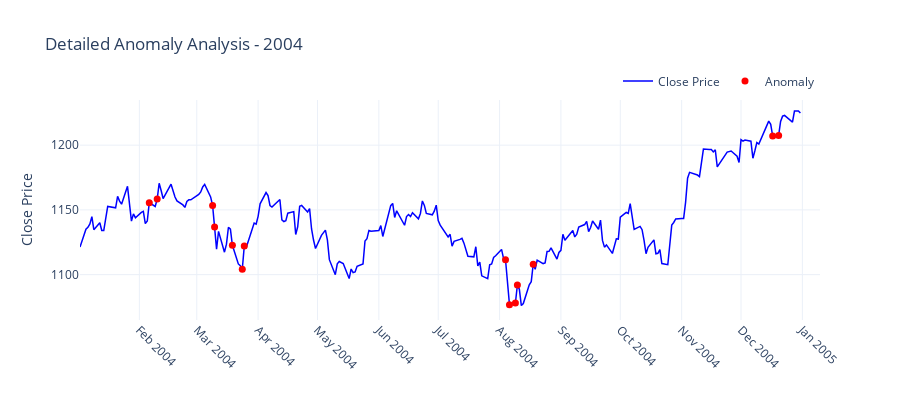
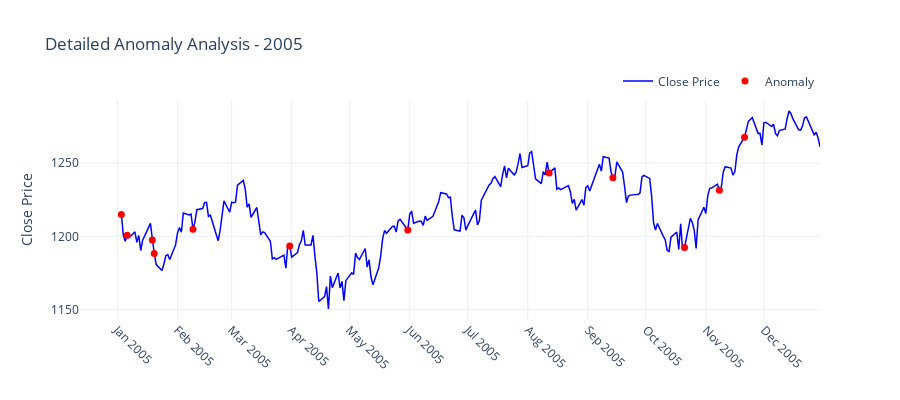
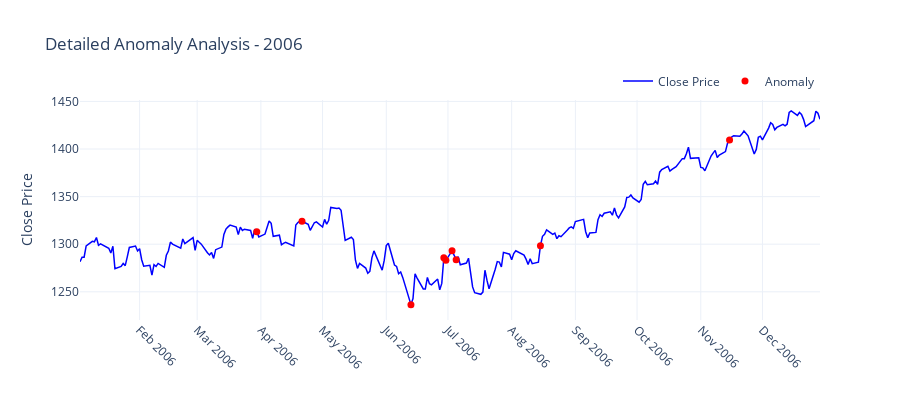
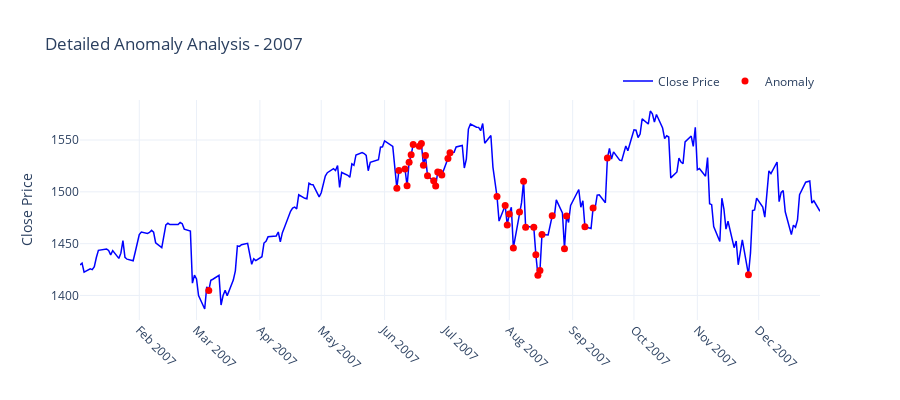

The notebook cell these images were saved under, in order:
### Code cell
import numpy as np
import pandas as pd
from scipy import stats
from plotly.subplots import make_subplots
import plotly.graph_objects as go

def plot_anomalies_by_year(df, anomalies, year):
    # Filter data for the specified year
    year_data = df[df['date'].dt.year == year].copy()

    if len(year_data) == 0:
        print(f"No data available for year {year}")
        return

    # Get the corresponding anomalies for this year's data
    year_indices = year_data.index
    year_anomalies = pd.Series(anomalies, index=df.index).loc[year_indices]

    # Remove extreme outliers using z-score
    z_scores = np.abs(stats.zscore(year_data['close']))
    valid_indices = z_scores < 3
    year_data = year_data[valid_indices]
    year_anomalies = year_anomalies[valid_indices]

    # Identify anomalies
    anomaly_points = year_data[year_anomalies == -1]

    # Calculate dynamic y-axis range
    y_min = year_data['close'].min()
    y_max = year_data['close'].max()
    margin = (y_max - y_min) * 0.1  # 10% margin
    y_range = [y_min - margin, y_max + margin]

    # Create a Plotly figure
    fig = go.Figure()

    # Add stock prices line
    fig.add_trace(go.Scatter(
        x=year_data['date'],
        y=year_data['close'],
        mode='lines',
        name='Close Price',
        line=dict(color='blue', width=1.5)
    ))

    # Add anomalies as scatter points
    if len(anomaly_points) > 0:
        fig.add_trace(go.Scatter(
            x=anomaly_points['date'],
            y=anomaly_points['close'],
            mode='markers',
            name='Anomaly',
            marker=dict(
                color='red',
                size=7
            )
        ))

    # Customize layout
    fig.update_layout(
        title=f'Detailed Anomaly Analysis - {year}',
        height=400,
        template='plotly_white',
        legend=dict(
            orientation="h",
            yanchor="bottom",
            y=1.02,
            xanchor="right",
            x=1
        )
    )

    # Customize axes
    fig.update_xaxes(tickangle=45, tickmode='auto', nticks=20)
    fig.update_yaxes(title_text='Close Price')

    # Show figure
    fig.show()

# Example usage
years = df['date'].dt.year
years = years[(years >= 2004) & (years <= 2024)].unique()

# Plot anomalies for specified years
for year in sorted(years):
    plot_anomalies_by_year(df, train_predictions, year)

### Figure 1 — Plotly figure (JSON) as saved in the notebook; plotly's stock layout.template omitted (floating-point values rounded to 4 significant figures; data arrays with more than 128 entries replaced by an {"elided": "..."} marker saying what was removed)
{"data": [{"line": {"color": "blue", "width": 1.5}, "mode": "lines", "name": "Close Price", "type": "scatter", "x": {"elided": "248 str values"}, "y": {"elided": "248 float values"}}, {"marker": {"color": "red", "size": 7}, "mode": "markers", "name": "Anomaly", "type": "scatter", "x": ["2004-02-06T00:00:00", "2004-02-10T00:00:00", "2004-03-09T00:00:00", "2004-03-10T00:00:00", "2004-03-19T00:00:00", "2004-03-24T00:00:00", "2004-03-25T00:00:00", "2004-08-04T00:00:00", "2004-08-06T00:00:00", "2004-08-09T00:00:00", "2004-08-10T00:00:00", "2004-08-18T00:00:00", "2004-12-17T00:00:00", "2004-12-20T00:00:00"], "y": [1156.0, 1158.0, 1153.0, 1137.0, 1123.0, 1104.0, 1122.0, 1111.0, 1077.0, 1078.0, 1092.0, 1108.0, 1207.0, 1207.0]}], "layout": {"height": 400, "legend": {"orientation": "h", "x": 1, "xanchor": "right", "y": 1.02, "yanchor": "bottom"}, "title": {"text": "Detailed Anomaly Analysis - 2004"}, "xaxis": {"autorange": true, "nticks": 20, "range": ["2004-01-02", "2005-01-10 18:36:11.1477"], "tickangle": 45, "tickmode": "auto", "type": "date"}, "yaxis": {"autorange": true, "range": [1065.0, 1235.0], "title": {"text": "Close Price"}, "type": "linear"}}}

### Figure 2 — Plotly figure (JSON) as saved in the notebook; plotly's stock layout.template omitted (floating-point values rounded to 4 significant figures; data arrays with more than 128 entries replaced by an {"elided": "..."} marker saying what was removed)
{"data": [{"line": {"color": "blue", "width": 1.5}, "mode": "lines", "name": "Close Price", "type": "scatter", "x": {"elided": "252 str values"}, "y": {"elided": "252 float values"}}, {"marker": {"color": "red", "size": 7}, "mode": "markers", "name": "Anomaly", "type": "scatter", "x": ["2005-01-03T00:00:00", "2005-01-06T00:00:00", "2005-01-19T00:00:00", "2005-01-20T00:00:00", "2005-02-09T00:00:00", "2005-03-31T00:00:00", "2005-05-31T00:00:00", "2005-08-12T00:00:00", "2005-09-14T00:00:00", "2005-10-21T00:00:00", "2005-11-08T00:00:00", "2005-11-21T00:00:00"], "y": [1215.0, 1201.0, 1197.0, 1188.0, 1205.0, 1193.0, 1204.0, 1243.0, 1240.0, 1192.0, 1231.0, 1268.0]}], "layout": {"height": 400, "legend": {"orientation": "h", "x": 1, "xanchor": "right", "y": 1.02, "yanchor": "bottom"}, "title": {"text": "Detailed Anomaly Analysis - 2005"}, "xaxis": {"autorange": true, "nticks": 20, "range": ["2004-12-11 17:33:11.5458", "2005-12-30"], "tickangle": 45, "tickmode": "auto", "type": "date"}, "yaxis": {"autorange": true, "range": [1143.0, 1293.0], "title": {"text": "Close Price"}, "type": "linear"}}}

### Figure 3 — Plotly figure (JSON) as saved in the notebook; plotly's stock layout.template omitted (floating-point values rounded to 4 significant figures; data arrays with more than 128 entries replaced by an {"elided": "..."} marker saying what was removed)
{"data": [{"line": {"color": "blue", "width": 1.5}, "mode": "lines", "name": "Close Price", "type": "scatter", "x": {"elided": "250 str values"}, "y": {"elided": "250 float values"}}, {"marker": {"color": "red", "size": 7}, "mode": "markers", "name": "Anomaly", "type": "scatter", "x": ["2006-03-30T00:00:00", "2006-04-21T00:00:00", "2006-06-13T00:00:00", "2006-06-29T00:00:00", "2006-06-30T00:00:00", "2006-07-03T00:00:00", "2006-07-05T00:00:00", "2006-08-15T00:00:00", "2006-11-15T00:00:00"], "y": [1313.0, 1324.0, 1237.0, 1286.0, 1283.0, 1293.0, 1284.0, 1298.0, 1409.0]}], "layout": {"height": 400, "legend": {"orientation": "h", "x": 1, "xanchor": "right", "y": 1.02, "yanchor": "bottom"}, "title": {"text": "Detailed Anomaly Analysis - 2006"}, "xaxis": {"autorange": true, "nticks": 20, "range": ["2006-01-03", "2006-12-29"], "tickangle": 45, "tickmode": "auto", "type": "date"}, "yaxis": {"autorange": true, "range": [1220.0, 1451.0], "title": {"text": "Close Price"}, "type": "linear"}}}

### Figure 4 — Plotly figure (JSON) as saved in the notebook; plotly's stock layout.template omitted (floating-point values rounded to 4 significant figures; data arrays with more than 128 entries replaced by an {"elided": "..."} marker saying what was removed)
{"data": [{"line": {"color": "blue", "width": 1.5}, "mode": "lines", "name": "Close Price", "type": "scatter", "x": {"elided": "247 str values"}, "y": {"elided": "247 float values"}}, {"marker": {"color": "red", "size": 7}, "mode": "markers", "name": "Anomaly", "type": "scatter", "x": ["2007-03-07T00:00:00", "2007-06-07T00:00:00", "2007-06-08T00:00:00", "2007-06-11T00:00:00", "2007-06-12T00:00:00", "2007-06-13T00:00:00", "2007-06-14T00:00:00", "2007-06-15T00:00:00", "2007-06-18T00:00:00", "2007-06-19T00:00:00", "2007-06-20T00:00:00", "2007-06-21T00:00:00", "2007-06-22T00:00:00", "2007-06-25T00:00:00", "2007-06-26T00:00:00", "2007-06-27T00:00:00", "2007-06-28T00:00:00", "2007-06-29T00:00:00", "2007-07-02T00:00:00", "2007-07-03T00:00:00", "2007-07-26T00:00:00", "2007-07-30T00:00:00", "2007-07-31T00:00:00", "2007-08-01T00:00:00", "2007-08-03T00:00:00", "2007-08-06T00:00:00", "2007-08-08T00:00:00", "2007-08-09T00:00:00", "2007-08-13T00:00:00", "2007-08-14T00:00:00", "2007-08-15T00:00:00", "2007-08-16T00:00:00", "2007-08-17T00:00:00", "2007-08-22T00:00:00", "2007-08-28T00:00:00", "2007-08-29T00:00:00", "2007-09-07T00:00:00", "2007-09-11T00:00:00", "2007-09-18T00:00:00", "2007-11-26T00:00:00"], "y": [1405.0, 1504.0, 1521.0, 1522.0, 1506.0, 1529.0, 1536.0, 1546.0, 1544.0, 1547.0, 1526.0, 1535.0, 1515.0, 1511.0, 1506.0, 1519.0, 1519.0, 1516.0, 1532.0, 1538.0, 1496.0, 1487.0, 1468.0, 1479.0, 1446.0, 1481.0, 1510.0, 1466.0, 1466.0, 1439.0, 1420.0, 1424.0, 1459.0, 1477.0, 1445.0, 1477.0, 1466.0, 1484.0, 1533.0, 1420.0]}], "layout": {"height": 400, "legend": {"orientation": "h", "x": 1, "xanchor": "right", "y": 1.02, "yanchor": "bottom"}, "title": {"text": "Detailed Anomaly Analysis - 2007"}, "xaxis": {"autorange": true, "nticks": 20, "range": ["2007-01-03", "2007-12-31"], "tickangle": 45, "tickmode": "auto", "type": "date"}, "yaxis": {"autorange": true, "range": [1376.0, 1589.0], "title": {"text": "Close Price"}, "type": "linear"}}}
